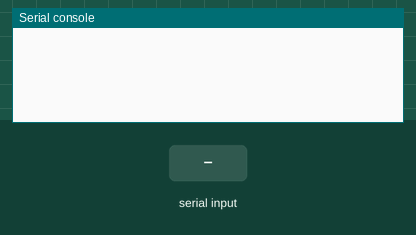
This program was run on a simulated pyboard running MicroPython. Parts: the last lines printed to the serial console. The inputs (shaded band) are chosen by the test bench.

Above: at 1.2 s.
1.3 s: "1\n" received over the second serial link
At 2.4 s:
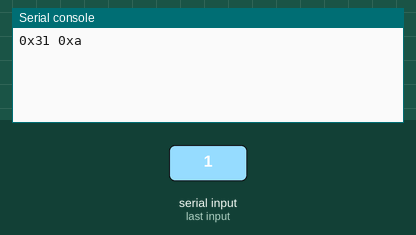
2.8 s: "0\n" received over the second serial link
At 3.6 s:
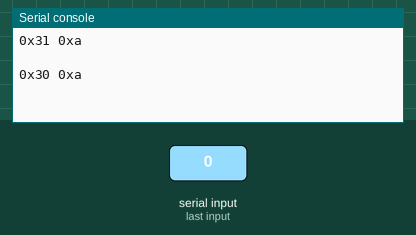
4.3 s: "2\n" received over the second serial link
At 4.8 s:
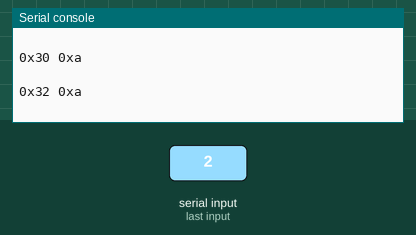

Measured:
- after the input at 1.3 s, the serial console: prints a new line at once (image 1)
- after the input at 2.8 s, the serial console: prints a new line at once (image 2)
- after the input at 4.3 s, the serial console: prints a new line at once (image 3)

The program:

uart2_test.py
```python
from pyb import UART
from time import sleep

uart2 = UART(2, 9600)
uart2.write('hello')
aa=uart2.read(5)
while True:
    aa=uart2.read(50)
    if aa != None:
        for t in aa:
            print('%#x '%t,end='')
        print('\r\n')
    sleep(0.1)
```
